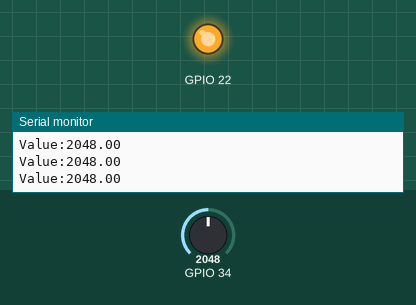
The sketch below on a simulated ESP32. On the bench: output pins drawn as LEDs (lit = HIGH), the last lines printed to the serial monitor. The test bench sets the inputs (shaded band); at power-on: GPIO 34 = 2048.

Above: at 1.2 s.
1.3 s: GPIO 34 set to 569
4.3 s: GPIO 34 set to 469
At 5.4 s:
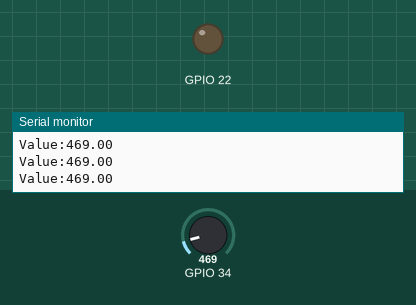
5.8 s: GPIO 34 set to 552
At 6.6 s:
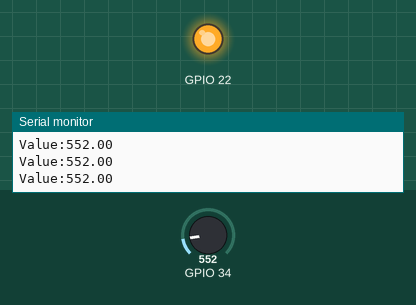
8.8 s: GPIO 34 set to 491
At 10.1 s:
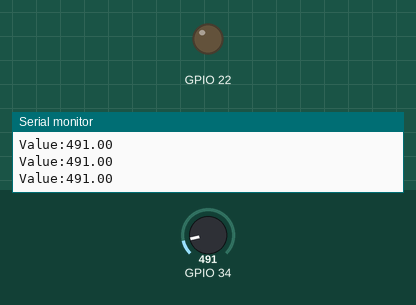
Timing chart, 0 to 11.3 s (numbered marks = the images above; inputs shaded):
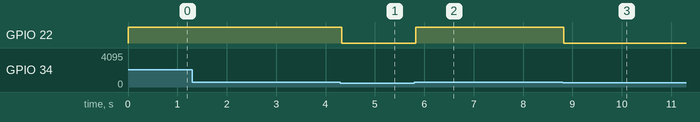

The sketch:

iot.ino
```cpp
void setup(){
  Serial.begin(9600);
  pinMode(22,OUTPUT);
  pinMode(34,INPUT);
}

void loop(){

  float value1 = analogRead(34);

  Serial.print ("Value:");
  Serial.println(value1);

  if(value1>512){
    digitalWrite(22,HIGH);
  }
  else{
    digitalWrite(22,LOW);
  }
}
```

Measured:
- the behaviour switches between 513 and 512 on GPIO 34 (found by bisection; images 0 and 1)
- after the input at 4.3 s, GPIO 22: HIGH → LOW at once
- after the input at 5.8 s, GPIO 22: LOW → HIGH at once
- after the input at 8.8 s, GPIO 22: HIGH → LOW at once
